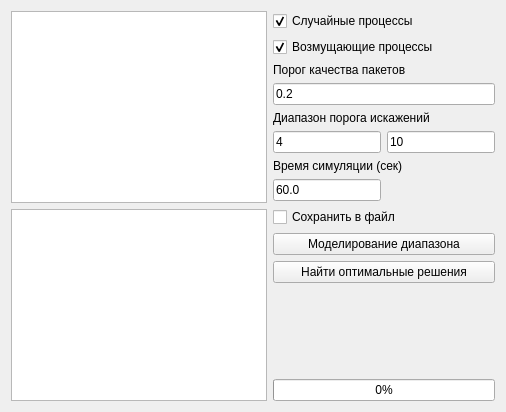
      <widget class="QWidget" name="optimization">
       <attribute name="title">
        <string>Оптимизация</string>
       </attribute>
       <layout class="QHBoxLayout" name="horizontalLayout">
        <item>
         <layout class="QVBoxLayout" name="verticalLayout_21">
          <property name="rightMargin">
           <number>0</number>
          </property>
          <item>
           <widget class="QTableWidget" name="optimumTable"/>
          </item>
          <item>
           <widget class="QTableWidget" name="optimumOutTable"/>
          </item>
         </layout>
        </item>
        <item>
         <layout class="QVBoxLayout" name="verticalLayout_5">
          <item>
           <layout class="QVBoxLayout" name="verticalLayout_6">
            <item>
             <layout class="QVBoxLayout" name="verticalLayout_2"/>
            </item>
            <item>
             <widget class="QCheckBox" name="isRandomOpt">
              <property name="text">
               <string>Случайные процессы</string>
              </property>
              <property name="checked">
               <bool>true</bool>
              </property>
              <property name="tristate">
               <bool>false</bool>
              </property>
             </widget>
            </item>
            <item>
             <widget class="QCheckBox" name="isRandomCorelOpt">
              <property name="text">
               <string>Возмущающие процессы</string>
              </property>
              <property name="checked">
               <bool>true</bool>
              </property>
             </widget>
            </item>
            <item>
             <widget class="QLabel" name="label_26">
              <property name="text">
               <string>Порог качества пакетов</string>
              </property>
             </widget>
            </item>
            <item>
             <widget class="QLineEdit" name="qualityEdit_2">
              <property name="sizePolicy">
               <sizepolicy hsizetype="Minimum" vsizetype="Fixed">
                <horstretch>0</horstretch>
                <verstretch>0</verstretch>
               </sizepolicy>
              </property>
              <property name="text">
               <string>0.2</string>
              </property>
             </widget>
            </item>
            <item>
             <widget class="QLabel" name="label_2">
              <property name="sizePolicy">
               <sizepolicy hsizetype="Fixed" vsizetype="Preferred">
                <horstretch>0</horstretch>
                <verstretch>0</verstretch>
               </sizepolicy>
              </property>
              <property name="text">
               <string>Диапазон порога искажений</string>
              </property>
             </widget>
            </item>
            <item>
             <layout class="QHBoxLayout" name="horizontalLayout_13">
              <property name="topMargin">
               <number>0</number>
              </property>
              <item>
               <widget class="QLineEdit" name="lineNmin">
                <property name="sizePolicy">
                 <sizepolicy hsizetype="Minimum" vsizetype="Minimum">
                  <horstretch>0</horstretch>
                  <verstretch>0</verstretch>
                 </sizepolicy>
                </property>
                <property name="text">
                 <string>4</string>
                </property>
               </widget>
              </item>
              <item>
               <widget class="QLineEdit" name="lineNmax">
                <property name="sizePolicy">
                 <sizepolicy hsizetype="Minimum" vsizetype="Minimum">
                  <horstretch>0</horstretch>
                  <verstretch>0</verstretch>
                 </sizepolicy>
                </property>
                <property name="text">
                 <string>10</string>
                </property>
               </widget>
              </item>
             </layout>
            </item>
            <item>
             <widget class="QLabel" name="label_4">
              <property name="sizePolicy">
               <sizepolicy hsizetype="Fixed" vsizetype="Preferred">
                <horstretch>0</horstretch>
                <verstretch>0</verstretch>
               </sizepolicy>
              </property>
              <property name="text">
               <string>Время симуляции (сек)</string>
              </property>
             </widget>
            </item>
            <item>
             <widget class="QLineEdit" name="timeEditOpt">
              <property name="sizePolicy">
               <sizepolicy hsizetype="Fixed" vsizetype="Fixed">
                <horstretch>0</horstretch>
                <verstretch>0</verstretch>
               </sizepolicy>
              </property>
              <property name="text">
               <string>60.0</string>
              </property>
             </widget>
            </item>
            <item>
             <widget class="QCheckBox" name="needFileOpt">
              <property name="text">
               <string>Сохранить в файл</string>
              </property>
             </widget>
            </item>
           </layout>
          </item>
          <item>
           <widget class="QPushButton" name="optButton">
            <property name="text">
             <string>Моделирование диапазона</string>
            </property>
           </widget>
          </item>
          <item>
           <widget class="QPushButton" name="calcOpt">
            <property name="text">
             <string>Найти оптимальные решения</string>
            </property>
           </widget>
          </item>
          <item>
           <spacer name="verticalSpacer_2">
            <property name="orientation">
             <enum>Qt::Vertical</enum>
            </property>
            <property name="sizeHint" stdset="0">
             <size>
              <width>20</width>
              <height>40</height>
             </size>
            </property>
           </spacer>
          </item>
          <item>
           <widget class="QProgressBar" name="progressBar_2">
            <property name="sizePolicy">
             <sizepolicy hsizetype="Minimum" vsizetype="Fixed">
              <horstretch>0</horstretch>
              <verstretch>0</verstretch>
             </sizepolicy>
            </property>
            <property name="minimumSize">
             <size>
              <width>170</width>
              <height>0</height>
             </size>
            </property>
            <property name="maximumSize">
             <size>
              <width>456</width>
              <height>16777215</height>
             </size>
            </property>
            <property name="value">
             <number>0</number>
            </property>
           </widget>
          </item>
         </layout>
        </item>
       </layout>
      </widget>
